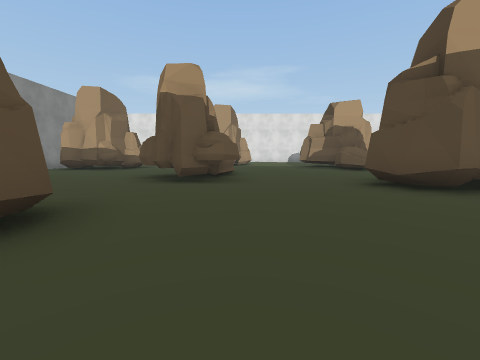
view 1 (above)

20 first-person views from a walk through a scene from a Unity 3-D project. The camera is 1.2 m above the floor, tilts 6° down and sees 90° across. The floor is counted in squares, 2 m on a side. Each view is taken from the middle of a square. On the plan, view 1 faces up. The plan holds only what a view shows up to about 9 squares ahead; the rest is blank. The place goes on beyond the plan. Some animated figures are not drawn. Some surface patterns are stand-ins.

view 2
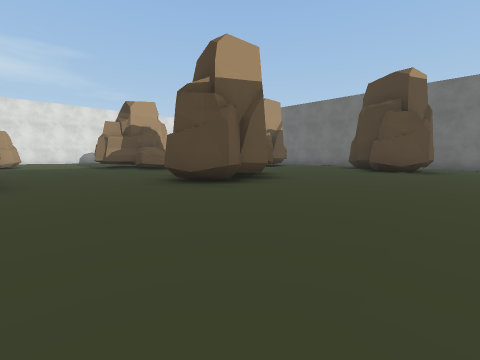

view 3
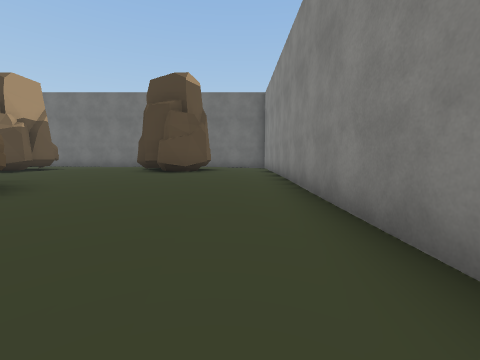

view 4
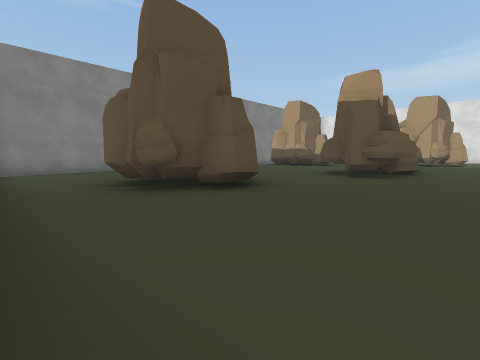

view 5
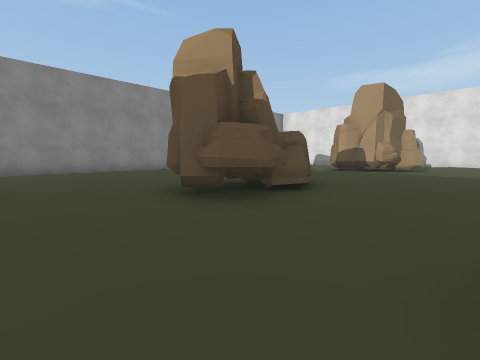

view 6
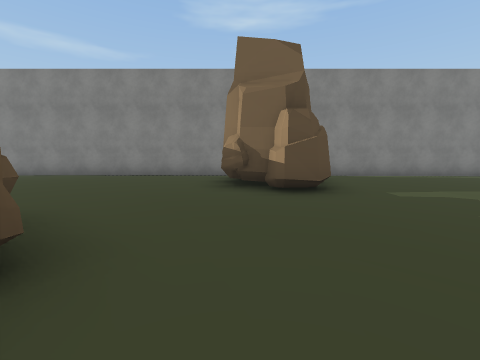

view 7
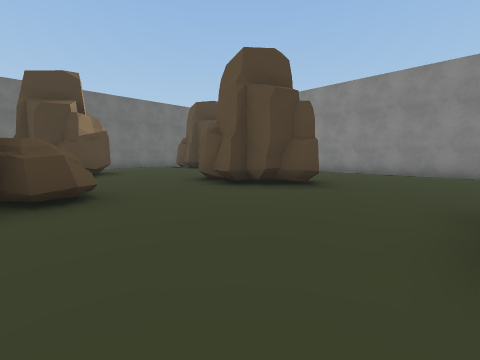

view 8
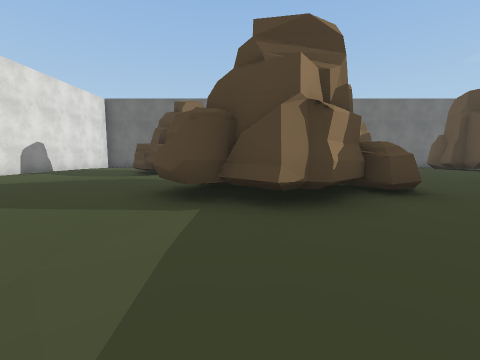

view 9
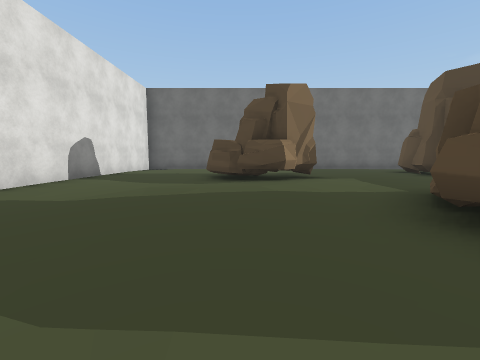

view 10
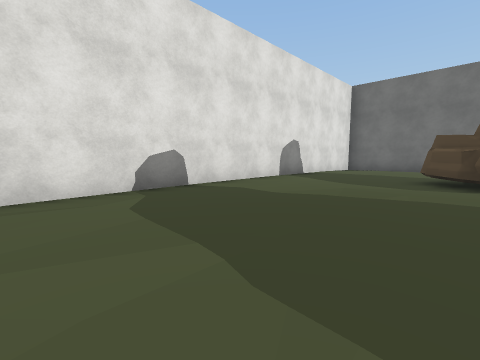

view 11
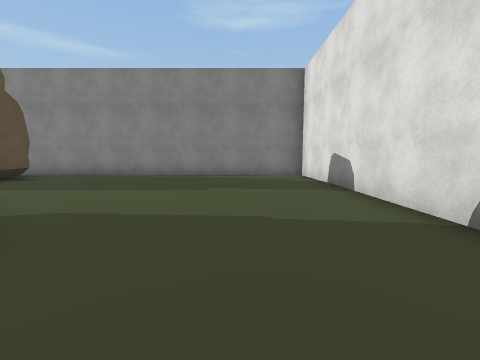

view 12
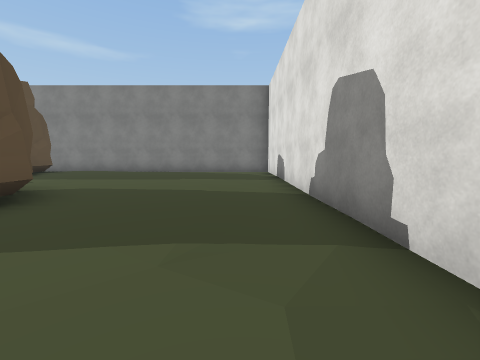

view 13
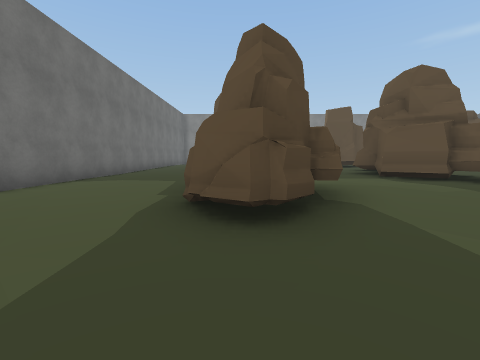

view 14
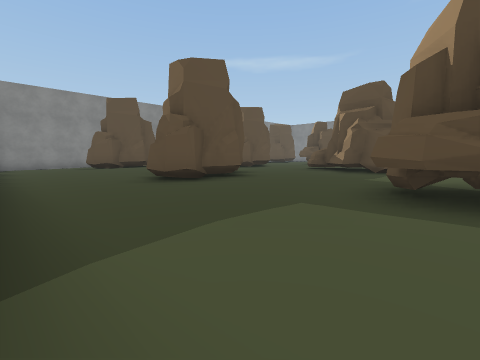

view 15
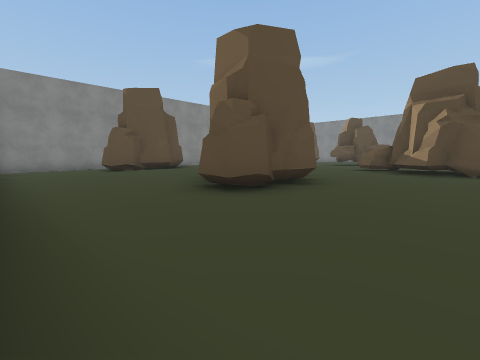

view 16
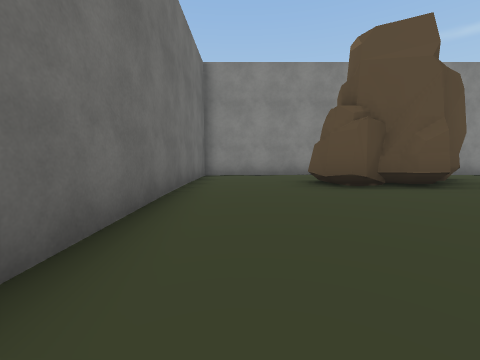

view 17
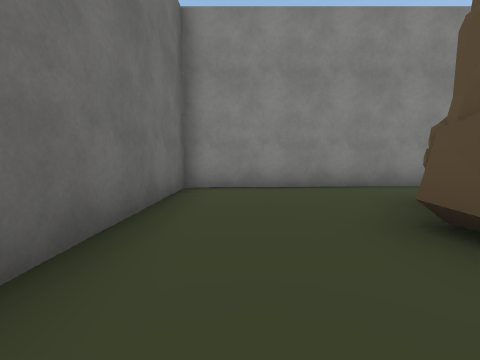

view 18
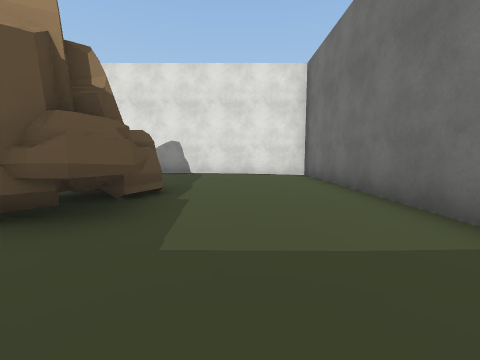

view 19
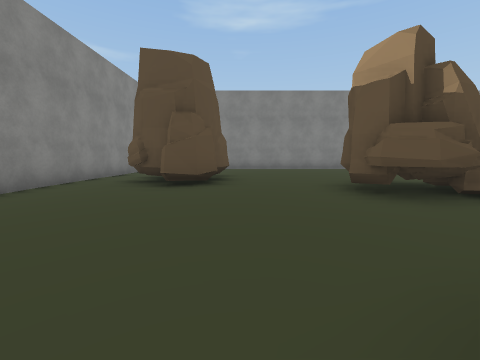

view 20
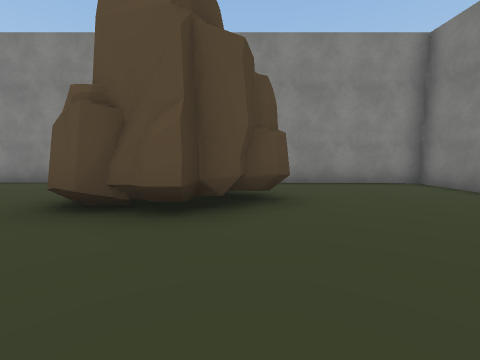

### Floor plan
Key: @ floor where view 1 was taken; # wall or solid block; . main floor; : floor 0.25 m higher than the main floor; - floor 0.25 m lower than the main floor; ^ raised ledge; O other object.
Columns run from 9 left of view 1 to 14 right of it. Each row starts with its distance up from view 1.
 19 ########################
 18 #......................#
 17 #........::::..........#
 16 #........::::..........#
 15 #.........:.::::..O....#
 14 #..:....#O..::::.OO....#
 13 #..::..O##..:::::OOO...#
 12 #.::::.##...:#::::O....#
 11 #.:O::..:::.###::::....#
 10 #.O##O.::::.###::::::..#
  9 #..#O.:::::.:#::::::...#
  8 #...:.:.O::::^:::O#O...#
  7 # .::..OO.:::...:##O...#
  6 # .::..OOO.::...::::...#
  5 #..:::..O...##O::::::..#
  4 #..::.......##O::::::..#
  3 #.............::::#O:..#
  2 #....##O.......::O##...#
  1 #....##.......:::::....#
  0 #........@.............#
 -1 #-....................-#
 -2 ########################

Where each view was taken, in squares from view 1:
view 1: 0 up, 0 right, facing up
view 2: 0 up, 0 right, facing up-right
view 3: 0 up, 1 right, facing right
view 4: 1 down, 1 right, facing up-left
view 5: 3 up, 2 right, facing up-left
view 6: 9 up, 0 right, facing left
view 7: 9 up, 0 right, facing down-right
view 8: 11 up, 0 right, facing right
view 9: 14 up, 2 right, facing right
view 10: 14 up, 2 right, facing up-right
view 11: 16 up, 0 right, facing left
view 12: 17 up, 2 right, facing left
view 13: 17 up, 9 right, facing down
view 14: 13 up, 13 right, facing down-left
view 15: 11 up, 13 right, facing down-left
view 16: 7 up, 12 right, facing down
view 17: 4 up, 12 right, facing down
view 18: 10 up, 11 right, facing up
view 19: 3 up, 3 right, facing left
view 20: 5 up, 4 left, facing down
